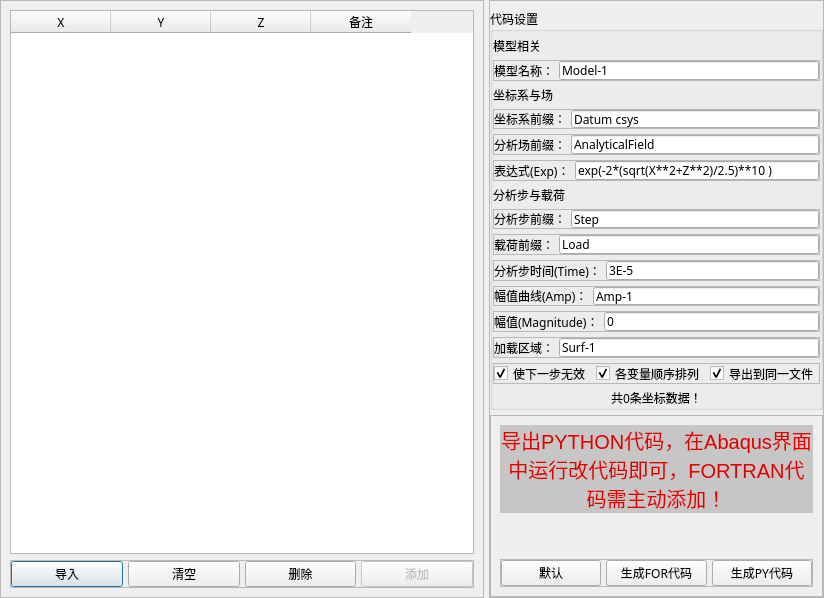
<?xml version="1.0" encoding="UTF-8"?>
<ui version="4.0">
 <class>Dialog</class>
 <widget class="QDialog" name="Dialog">
  <property name="geometry">
   <rect>
    <x>0</x>
    <y>0</y>
    <width>824</width>
    <height>598</height>
   </rect>
  </property>
  <property name="font">
   <font>
    <family>微软雅黑</family>
   </font>
  </property>
  <property name="windowTitle">
   <string>自动分析</string>
  </property>
  <layout class="QHBoxLayout" name="horizontalLayout" stretch="2,1">
   <property name="spacing">
    <number>5</number>
   </property>
   <property name="leftMargin">
    <number>0</number>
   </property>
   <property name="topMargin">
    <number>0</number>
   </property>
   <property name="rightMargin">
    <number>0</number>
   </property>
   <property name="bottomMargin">
    <number>0</number>
   </property>
   <item>
    <widget class="QFrame" name="frame">
     <property name="frameShape">
      <enum>QFrame::StyledPanel</enum>
     </property>
     <property name="frameShadow">
      <enum>QFrame::Raised</enum>
     </property>
     <layout class="QVBoxLayout" name="verticalLayout">
      <item>
       <widget class="QTableWidget" name="coordinates">
        <column>
         <property name="text">
          <string>X</string>
         </property>
        </column>
        <column>
         <property name="text">
          <string>Y</string>
         </property>
        </column>
        <column>
         <property name="text">
          <string>Z</string>
         </property>
        </column>
        <column>
         <property name="text">
          <string>备注</string>
         </property>
        </column>
       </widget>
      </item>
      <item>
       <widget class="QFrame" name="frame_3">
        <property name="frameShape">
         <enum>QFrame::StyledPanel</enum>
        </property>
        <property name="frameShadow">
         <enum>QFrame::Raised</enum>
        </property>
        <layout class="QHBoxLayout" name="horizontalLayout_2">
         <property name="spacing">
          <number>5</number>
         </property>
         <property name="leftMargin">
          <number>0</number>
         </property>
         <property name="topMargin">
          <number>0</number>
         </property>
         <property name="rightMargin">
          <number>0</number>
         </property>
         <property name="bottomMargin">
          <number>0</number>
         </property>
         <item>
          <widget class="QPushButton" name="import_coord">
           <property name="text">
            <string>导入</string>
           </property>
          </widget>
         </item>
         <item>
          <widget class="QPushButton" name="clear">
           <property name="text">
            <string>清空</string>
           </property>
          </widget>
         </item>
         <item>
          <widget class="QPushButton" name="delete_coord">
           <property name="text">
            <string>删除</string>
           </property>
          </widget>
         </item>
         <item>
          <widget class="QPushButton" name="add">
           <property name="enabled">
            <bool>false</bool>
           </property>
           <property name="text">
            <string>添加</string>
           </property>
          </widget>
         </item>
        </layout>
       </widget>
      </item>
     </layout>
    </widget>
   </item>
   <item>
    <widget class="QFrame" name="frame_2">
     <property name="frameShape">
      <enum>QFrame::StyledPanel</enum>
     </property>
     <property name="frameShadow">
      <enum>QFrame::Raised</enum>
     </property>
     <layout class="QVBoxLayout" name="verticalLayout_2" stretch="1,1">
      <property name="spacing">
       <number>5</number>
      </property>
      <property name="leftMargin">
       <number>0</number>
      </property>
      <property name="topMargin">
       <number>8</number>
      </property>
      <property name="rightMargin">
       <number>0</number>
      </property>
      <property name="bottomMargin">
       <number>0</number>
      </property>
      <item>
       <widget class="QGroupBox" name="groupBox">
        <property name="title">
         <string>代码设置</string>
        </property>
        <property name="flat">
         <bool>true</bool>
        </property>
        <layout class="QVBoxLayout" name="verticalLayout_3">
         <property name="spacing">
          <number>5</number>
         </property>
         <property name="leftMargin">
          <number>0</number>
         </property>
         <property name="topMargin">
          <number>5</number>
         </property>
         <property name="rightMargin">
          <number>0</number>
         </property>
         <property name="bottomMargin">
          <number>0</number>
         </property>
         <item>
          <widget class="QLabel" name="label_10">
           <property name="text">
            <string>模型相关</string>
           </property>
          </widget>
         </item>
         <item>
          <widget class="QFrame" name="frame_16">
           <property name="frameShape">
            <enum>QFrame::StyledPanel</enum>
           </property>
           <property name="frameShadow">
            <enum>QFrame::Raised</enum>
           </property>
           <layout class="QHBoxLayout" name="horizontalLayout_14">
            <property name="spacing">
             <number>5</number>
            </property>
            <property name="leftMargin">
             <number>0</number>
            </property>
            <property name="topMargin">
             <number>0</number>
            </property>
            <property name="rightMargin">
             <number>0</number>
            </property>
            <property name="bottomMargin">
             <number>0</number>
            </property>
            <item>
             <widget class="QLabel" name="label_14">
              <property name="text">
               <string>模型名称：</string>
              </property>
             </widget>
            </item>
            <item>
             <widget class="QLineEdit" name="model_name">
              <property name="text">
               <string>Model-1</string>
              </property>
             </widget>
            </item>
           </layout>
          </widget>
         </item>
         <item>
          <widget class="QLabel" name="label_7">
           <property name="text">
            <string>坐标系与场</string>
           </property>
          </widget>
         </item>
         <item>
          <widget class="QFrame" name="frame_5">
           <property name="frameShape">
            <enum>QFrame::StyledPanel</enum>
           </property>
           <property name="frameShadow">
            <enum>QFrame::Raised</enum>
           </property>
           <layout class="QHBoxLayout" name="horizontalLayout_3">
            <property name="spacing">
             <number>5</number>
            </property>
            <property name="leftMargin">
             <number>0</number>
            </property>
            <property name="topMargin">
             <number>0</number>
            </property>
            <property name="rightMargin">
             <number>0</number>
            </property>
            <property name="bottomMargin">
             <number>0</number>
            </property>
            <item>
             <widget class="QLabel" name="label_2">
              <property name="text">
               <string>坐标系前缀：</string>
              </property>
             </widget>
            </item>
            <item>
             <widget class="QLineEdit" name="sys_prefix">
              <property name="text">
               <string>Datum csys</string>
              </property>
             </widget>
            </item>
           </layout>
          </widget>
         </item>
         <item>
          <widget class="QFrame" name="frame_6">
           <property name="frameShape">
            <enum>QFrame::StyledPanel</enum>
           </property>
           <property name="frameShadow">
            <enum>QFrame::Raised</enum>
           </property>
           <layout class="QHBoxLayout" name="horizontalLayout_4">
            <property name="spacing">
             <number>5</number>
            </property>
            <property name="leftMargin">
             <number>0</number>
            </property>
            <property name="topMargin">
             <number>0</number>
            </property>
            <property name="rightMargin">
             <number>0</number>
            </property>
            <property name="bottomMargin">
             <number>0</number>
            </property>
            <item>
             <widget class="QLabel" name="label_3">
              <property name="text">
               <string>分析场前缀：</string>
              </property>
             </widget>
            </item>
            <item>
             <widget class="QLineEdit" name="ansys_prefix">
              <property name="text">
               <string>AnalyticalField</string>
              </property>
             </widget>
            </item>
           </layout>
          </widget>
         </item>
         <item>
          <widget class="QFrame" name="frame_7">
           <property name="frameShape">
            <enum>QFrame::StyledPanel</enum>
           </property>
           <property name="frameShadow">
            <enum>QFrame::Raised</enum>
           </property>
           <layout class="QHBoxLayout" name="horizontalLayout_5">
            <property name="spacing">
             <number>5</number>
            </property>
            <property name="leftMargin">
             <number>0</number>
            </property>
            <property name="topMargin">
             <number>0</number>
            </property>
            <property name="rightMargin">
             <number>0</number>
            </property>
            <property name="bottomMargin">
             <number>0</number>
            </property>
            <item>
             <widget class="QLabel" name="label_4">
              <property name="text">
               <string>表达式(Exp)：</string>
              </property>
             </widget>
            </item>
            <item>
             <widget class="QLineEdit" name="ansys_expression">
              <property name="text">
               <string>exp(-2*(sqrt(X**2+Z**2)/2.5)**10 )</string>
              </property>
             </widget>
            </item>
           </layout>
          </widget>
         </item>
         <item>
          <widget class="QLabel" name="label_8">
           <property name="text">
            <string>分析步与载荷</string>
           </property>
          </widget>
         </item>
         <item>
          <widget class="QFrame" name="frame_9">
           <property name="frameShape">
            <enum>QFrame::StyledPanel</enum>
           </property>
           <property name="frameShadow">
            <enum>QFrame::Raised</enum>
           </property>
           <layout class="QHBoxLayout" name="horizontalLayout_7">
            <property name="spacing">
             <number>5</number>
            </property>
            <property name="leftMargin">
             <number>0</number>
            </property>
            <property name="topMargin">
             <number>0</number>
            </property>
            <property name="rightMargin">
             <number>0</number>
            </property>
            <property name="bottomMargin">
             <number>0</number>
            </property>
            <item>
             <widget class="QLabel" name="label_6">
              <property name="text">
               <string>分析步前缀：</string>
              </property>
             </widget>
            </item>
            <item>
             <widget class="QLineEdit" name="step_prefix">
              <property name="text">
               <string>Step</string>
              </property>
             </widget>
            </item>
           </layout>
          </widget>
         </item>
         <item>
          <widget class="QFrame" name="frame_12">
           <property name="frameShape">
            <enum>QFrame::StyledPanel</enum>
           </property>
           <property name="frameShadow">
            <enum>QFrame::Raised</enum>
           </property>
           <layout class="QHBoxLayout" name="horizontalLayout_10">
            <property name="spacing">
             <number>5</number>
            </property>
            <property name="leftMargin">
             <number>0</number>
            </property>
            <property name="topMargin">
             <number>0</number>
            </property>
            <property name="rightMargin">
             <number>0</number>
            </property>
            <property name="bottomMargin">
             <number>0</number>
            </property>
            <item>
             <widget class="QLabel" name="label_11">
              <property name="text">
               <string>载荷前缀：</string>
              </property>
             </widget>
            </item>
            <item>
             <widget class="QLineEdit" name="load_prefix">
              <property name="text">
               <string>Load</string>
              </property>
             </widget>
            </item>
           </layout>
          </widget>
         </item>
         <item>
          <widget class="QFrame" name="frame_8">
           <property name="frameShape">
            <enum>QFrame::StyledPanel</enum>
           </property>
           <property name="frameShadow">
            <enum>QFrame::Raised</enum>
           </property>
           <layout class="QHBoxLayout" name="horizontalLayout_6">
            <property name="spacing">
             <number>5</number>
            </property>
            <property name="leftMargin">
             <number>0</number>
            </property>
            <property name="topMargin">
             <number>0</number>
            </property>
            <property name="rightMargin">
             <number>0</number>
            </property>
            <property name="bottomMargin">
             <number>0</number>
            </property>
            <item>
             <widget class="QLabel" name="label_5">
              <property name="text">
               <string>分析步时间(Time)：</string>
              </property>
             </widget>
            </item>
            <item>
             <widget class="QLineEdit" name="step_time">
              <property name="text">
               <string>3E-5</string>
              </property>
             </widget>
            </item>
           </layout>
          </widget>
         </item>
         <item>
          <widget class="QFrame" name="frame_10">
           <property name="frameShape">
            <enum>QFrame::StyledPanel</enum>
           </property>
           <property name="frameShadow">
            <enum>QFrame::Raised</enum>
           </property>
           <layout class="QHBoxLayout" name="horizontalLayout_8">
            <property name="spacing">
             <number>5</number>
            </property>
            <property name="leftMargin">
             <number>0</number>
            </property>
            <property name="topMargin">
             <number>0</number>
            </property>
            <property name="rightMargin">
             <number>0</number>
            </property>
            <property name="bottomMargin">
             <number>0</number>
            </property>
            <item>
             <widget class="QLabel" name="label_9">
              <property name="text">
               <string>幅值曲线(Amp)：</string>
              </property>
             </widget>
            </item>
            <item>
             <widget class="QLineEdit" name="amp_curve">
              <property name="text">
               <string>Amp-1</string>
              </property>
             </widget>
            </item>
           </layout>
          </widget>
         </item>
         <item>
          <widget class="QFrame" name="frame_11">
           <property name="frameShape">
            <enum>QFrame::StyledPanel</enum>
           </property>
           <property name="frameShadow">
            <enum>QFrame::Raised</enum>
           </property>
           <layout class="QHBoxLayout" name="horizontalLayout_9">
            <property name="spacing">
             <number>5</number>
            </property>
            <property name="leftMargin">
             <number>0</number>
            </property>
            <property name="topMargin">
             <number>0</number>
            </property>
            <property name="rightMargin">
             <number>0</number>
            </property>
            <property name="bottomMargin">
             <number>0</number>
            </property>
            <item>
             <widget class="QLabel" name="label">
              <property name="text">
               <string>幅值(Magnitude)：</string>
              </property>
             </widget>
            </item>
            <item>
             <widget class="QLineEdit" name="magnitude">
              <property name="text">
               <string>0</string>
              </property>
             </widget>
            </item>
           </layout>
          </widget>
         </item>
         <item>
          <widget class="QFrame" name="frame_13">
           <property name="frameShape">
            <enum>QFrame::StyledPanel</enum>
           </property>
           <property name="frameShadow">
            <enum>QFrame::Raised</enum>
           </property>
           <layout class="QHBoxLayout" name="horizontalLayout_11">
            <property name="spacing">
             <number>5</number>
            </property>
            <property name="leftMargin">
             <number>0</number>
            </property>
            <property name="topMargin">
             <number>0</number>
            </property>
            <property name="rightMargin">
             <number>0</number>
            </property>
            <property name="bottomMargin">
             <number>0</number>
            </property>
            <item>
             <widget class="QLabel" name="label_12">
              <property name="text">
               <string>加载区域：</string>
              </property>
             </widget>
            </item>
            <item>
             <widget class="QLineEdit" name="load_area">
              <property name="toolTip">
               <string>请自行在abaqus中创建该名称的区域</string>
              </property>
              <property name="text">
               <string>Surf-1</string>
              </property>
             </widget>
            </item>
           </layout>
          </widget>
         </item>
         <item>
          <widget class="QFrame" name="frame_14">
           <property name="frameShape">
            <enum>QFrame::StyledPanel</enum>
           </property>
           <property name="frameShadow">
            <enum>QFrame::Raised</enum>
           </property>
           <layout class="QHBoxLayout" name="horizontalLayout_12">
            <property name="spacing">
             <number>5</number>
            </property>
            <property name="leftMargin">
             <number>0</number>
            </property>
            <property name="topMargin">
             <number>0</number>
            </property>
            <property name="rightMargin">
             <number>0</number>
            </property>
            <property name="bottomMargin">
             <number>0</number>
            </property>
            <item>
             <widget class="QCheckBox" name="next_step_deactive">
              <property name="text">
               <string>使下一步无效</string>
              </property>
              <property name="checked">
               <bool>true</bool>
              </property>
             </widget>
            </item>
            <item>
             <widget class="QCheckBox" name="sorting">
              <property name="text">
               <string>各变量顺序排列</string>
              </property>
              <property name="checked">
               <bool>true</bool>
              </property>
             </widget>
            </item>
            <item>
             <widget class="QCheckBox" name="all_in_one">
              <property name="text">
               <string>导出到同一文件</string>
              </property>
              <property name="checked">
               <bool>true</bool>
              </property>
             </widget>
            </item>
           </layout>
          </widget>
         </item>
         <item>
          <widget class="QLabel" name="coord_count_label">
           <property name="text">
            <string>共0条坐标数据！</string>
           </property>
           <property name="alignment">
            <set>Qt::AlignCenter</set>
           </property>
          </widget>
         </item>
         <item>
          <spacer name="verticalSpacer">
           <property name="orientation">
            <enum>Qt::Vertical</enum>
           </property>
           <property name="sizeHint" stdset="0">
            <size>
             <width>20</width>
             <height>40</height>
            </size>
           </property>
          </spacer>
         </item>
        </layout>
       </widget>
      </item>
      <item>
       <widget class="QFrame" name="frame_4">
        <property name="frameShape">
         <enum>QFrame::StyledPanel</enum>
        </property>
        <property name="frameShadow">
         <enum>QFrame::Raised</enum>
        </property>
        <layout class="QVBoxLayout" name="verticalLayout_4">
         <item>
          <widget class="QLabel" name="label_13">
           <property name="font">
            <font>
             <family>Microsoft YaHei UI</family>
             <pointsize>15</pointsize>
            </font>
           </property>
           <property name="styleSheet">
            <string notr="true">color: rgb(225, 0, 0);
background-color: rgb(198, 198, 198);</string>
           </property>
           <property name="text">
            <string>导出PYTHON代码，在Abaqus界面中运行改代码即可，FORTRAN代码需主动添加！</string>
           </property>
           <property name="alignment">
            <set>Qt::AlignCenter</set>
           </property>
           <property name="wordWrap">
            <bool>true</bool>
           </property>
          </widget>
         </item>
         <item>
          <spacer name="verticalSpacer_2">
           <property name="orientation">
            <enum>Qt::Vertical</enum>
           </property>
           <property name="sizeHint" stdset="0">
            <size>
             <width>20</width>
             <height>40</height>
            </size>
           </property>
          </spacer>
         </item>
         <item>
          <widget class="QFrame" name="frame_15">
           <property name="frameShape">
            <enum>QFrame::StyledPanel</enum>
           </property>
           <property name="frameShadow">
            <enum>QFrame::Raised</enum>
           </property>
           <layout class="QHBoxLayout" name="horizontalLayout_13">
            <property name="spacing">
             <number>5</number>
            </property>
            <property name="leftMargin">
             <number>0</number>
            </property>
            <property name="topMargin">
             <number>0</number>
            </property>
            <property name="rightMargin">
             <number>0</number>
            </property>
            <property name="bottomMargin">
             <number>0</number>
            </property>
            <item>
             <widget class="QPushButton" name="default_settings">
              <property name="text">
               <string>默认</string>
              </property>
             </widget>
            </item>
            <item>
             <widget class="QPushButton" name="generate_code_FOR">
              <property name="text">
               <string>生成FOR代码</string>
              </property>
             </widget>
            </item>
            <item>
             <widget class="QPushButton" name="generate_code_PY">
              <property name="text">
               <string>生成PY代码</string>
              </property>
             </widget>
            </item>
           </layout>
          </widget>
         </item>
        </layout>
       </widget>
      </item>
     </layout>
    </widget>
   </item>
  </layout>
 </widget>
 <resources/>
 <connections/>
</ui>
